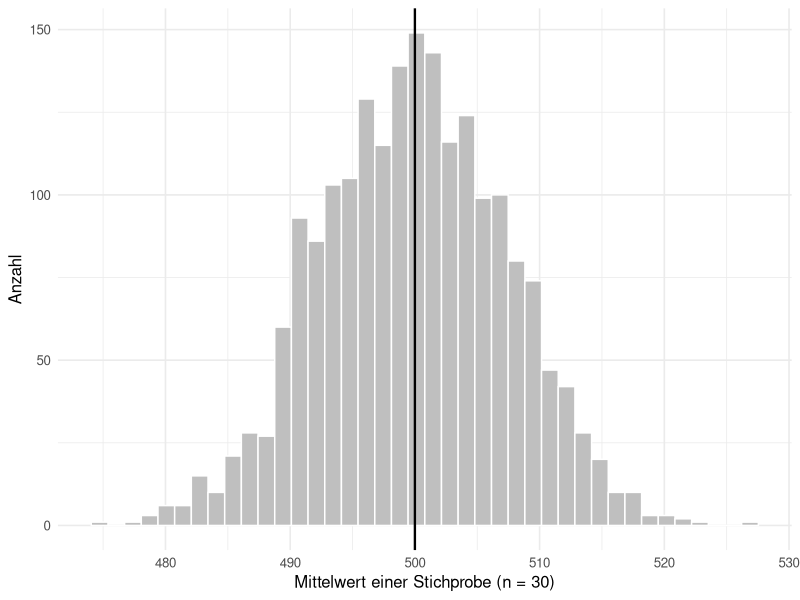
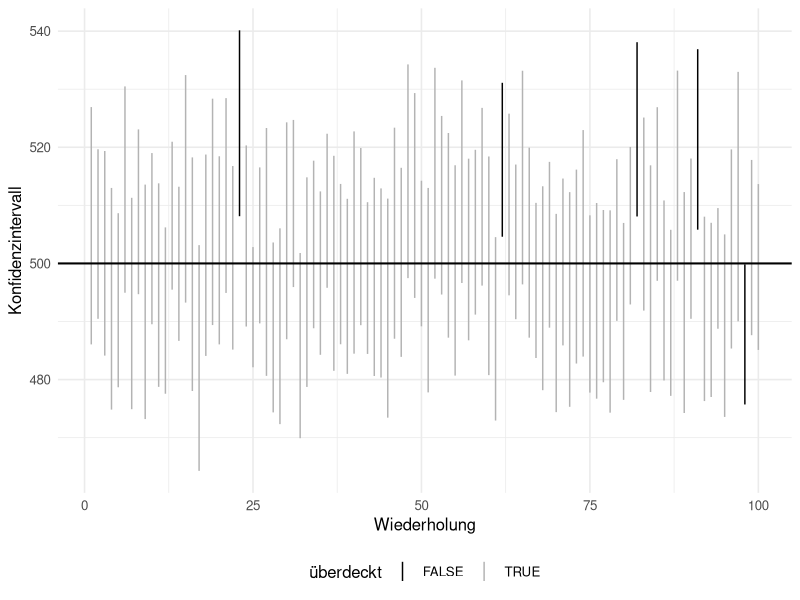

Write R code to recreate these figures, in order.
## ---- chunk 1
#| label: setup-r
#| include: false
library(ggplot2)

theme_set(theme_minimal(base_size = 12))
set.seed(42)
## ---- chunk 2
#| label: fig-stichprobenverteilung-r
#| fig-cap: "2000 Stichproben aus derselben Grundgesamtheit. Jeder Punkt der Verteilung ist ein Stichprobenmittelwert."
#| fig-height: 3.2
# Grundgesamtheit: Erwartungswert 500, Standardabweichung 40
mittelwerte <- replicate(2000, mean(rnorm(30, mean = 500, sd = 40)))

ggplot(data.frame(mittelwerte), aes(mittelwerte)) +
  geom_histogram(bins = 40, fill = "grey75", colour = "white") +
  geom_vline(xintercept = 500, linewidth = 0.8) +
  labs(x = "Mittelwert einer Stichprobe (n = 30)", y = "Anzahl")
## ---- chunk 3
#| label: standardfehler-r
stichprobe <- rnorm(30, mean = 500, sd = 40)

c(streuung_einzelwerte = sd(stichprobe),
  standardfehler       = sd(stichprobe) / sqrt(length(stichprobe)),
  simuliert            = sd(mittelwerte)) |> round(2)
## ---- chunk 4
#| label: wurzel-n-r
n <- c(10, 40, 160, 640)
data.frame(n, standardfehler = round(40 / sqrt(n), 2))
## ---- chunk 5
#| label: t-vs-normal-r
n <- c(5, 10, 30, 100, 1000)
data.frame(
  n,
  t_quantil      = round(qt(0.975, df = n - 1), 3),
  normal_quantil = round(qnorm(0.975), 3)
)
## ---- chunk 6
#| label: ki-r
x <- round(rnorm(25, mean = 12.2, sd = 0.8), 2)

t.test(x, conf.level = 0.95)$conf.int

# von Hand, damit sichtbar ist, was passiert
se <- sd(x) / sqrt(length(x))
mean(x) + c(-1, 1) * qt(0.975, df = length(x) - 1) * se
## ---- chunk 7
#| label: fig-ueberdeckung-r
#| fig-cap: "100 Konfidenzintervalle aus je 25 Beobachtungen. Die hervorgehobenen verfehlen den wahren Wert."
#| fig-height: 3.6
wahr <- 500
proben <- replicate(100, rnorm(25, mean = wahr, sd = 40), simplify = FALSE)

intervalle <- do.call(rbind, lapply(seq_along(proben), function(i) {
  ki <- t.test(proben[[i]])$conf.int
  data.frame(lauf = i, unten = ki[1], oben = ki[2])
}))
intervalle$trifft <- intervalle$unten <= wahr & intervalle$oben >= wahr

ggplot(intervalle, aes(lauf, ymin = unten, ymax = oben, colour = trifft)) +
  geom_linerange(linewidth = 0.5) +
  geom_hline(yintercept = wahr, linewidth = 0.7) +
  scale_colour_manual(values = c("TRUE" = "grey70", "FALSE" = "black")) +
  labs(x = "Wiederholung", y = "Konfidenzintervall", colour = "überdeckt") +
  theme(legend.position = "bottom")

sum(!intervalle$trifft)     # wie viele verfehlen den wahren Wert
## ---- chunk 8
#| label: anteil-r
treffer <- 42; versuche <- 200

prop.test(treffer, versuche)$conf.int    # mit Stetigkeitskorrektur
binom.test(treffer, versuche)$conf.int   # exakt

# der problematische Fall: sehr kleiner Anteil
prop.test(1, 40)$conf.int
